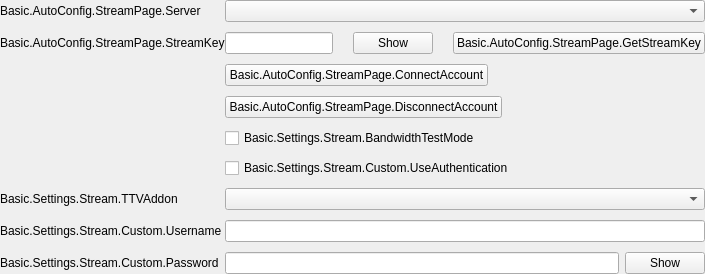
               <widget class="QWidget" name="streamKeyPage">
                <layout class="QFormLayout" name="streamkeyPageLayout">
                 <property name="fieldGrowthPolicy">
                  <enum>QFormLayout::AllNonFixedFieldsGrow</enum>
                 </property>
                 <property name="labelAlignment">
                  <set>Qt::AlignLeading|Qt::AlignLeft|Qt::AlignVCenter</set>
                 </property>
                 <property name="horizontalSpacing">
                  <number>0</number>
                 </property>
                 <property name="verticalSpacing">
                  <number>10</number>
                 </property>
                 <property name="leftMargin">
                  <number>0</number>
                 </property>
                 <property name="topMargin">
                  <number>0</number>
                 </property>
                 <property name="rightMargin">
                  <number>0</number>
                 </property>
                 <property name="bottomMargin">
                  <number>0</number>
                 </property>
                 <item row="0" column="0">
                  <widget class="QLabel" name="serverLabel">
                   <property name="text">
                    <string>Basic.AutoConfig.StreamPage.Server</string>
                   </property>
                  </widget>
                 </item>
                 <item row="0" column="1">
                  <widget class="QStackedWidget" name="serverStackedWidget">
                   <property name="currentIndex">
                    <number>0</number>
                   </property>
                   <widget class="QWidget" name="servicePage">
                    <layout class="QHBoxLayout" name="horizontalLayout_21">
                     <property name="leftMargin">
                      <number>0</number>
                     </property>
                     <property name="topMargin">
                      <number>0</number>
                     </property>
                     <property name="rightMargin">
                      <number>0</number>
                     </property>
                     <property name="bottomMargin">
                      <number>0</number>
                     </property>
                     <item>
                      <widget class="PLSComboBox" name="server"/>
                     </item>
                    </layout>
                   </widget>
                   <widget class="QWidget" name="customPage">
                    <layout class="QHBoxLayout" name="horizontalLayout_22">
                     <property name="leftMargin">
                      <number>0</number>
                     </property>
                     <property name="topMargin">
                      <number>0</number>
                     </property>
                     <property name="rightMargin">
                      <number>0</number>
                     </property>
                     <property name="bottomMargin">
                      <number>0</number>
                     </property>
                     <item>
                      <widget class="QLineEdit" name="customServer"/>
                     </item>
                    </layout>
                   </widget>
                  </widget>
                 </item>
                 <item row="1" column="0">
                  <widget class="QLabel" name="streamKeyLabel">
                   <property name="text">
                    <string>Basic.AutoConfig.StreamPage.StreamKey</string>
                   </property>
                   <property name="openExternalLinks">
                    <bool>true</bool>
                   </property>
                   <property name="buddy">
                    <cstring>key</cstring>
                   </property>
                  </widget>
                 </item>
                 <item row="1" column="1">
                  <widget class="QWidget" name="streamKeyWidget" native="true">
                   <layout class="QHBoxLayout" name="horizontalLayout_11">
                    <property name="spacing">
                     <number>20</number>
                    </property>
                    <property name="leftMargin">
                     <number>0</number>
                    </property>
                    <property name="topMargin">
                     <number>0</number>
                    </property>
                    <property name="rightMargin">
                     <number>0</number>
                    </property>
                    <property name="bottomMargin">
                     <number>0</number>
                    </property>
                    <item>
                     <widget class="QLineEdit" name="key">
                      <property name="inputMask">
                       <string notr="true"/>
                      </property>
                      <property name="text">
                       <string notr="true"/>
                      </property>
                      <property name="echoMode">
                       <enum>QLineEdit::Password</enum>
                      </property>
                     </widget>
                    </item>
                    <item>
                     <widget class="QPushButton" name="show">
                      <property name="text">
                       <string>Show</string>
                      </property>
                     </widget>
                    </item>
                    <item>
                     <widget class="UrlPushButton" name="getStreamKeyButton">
                      <property name="toolTip">
                       <string/>
                      </property>
                      <property name="toolTipDuration">
                       <number>-4</number>
                      </property>
                      <property name="text">
                       <string>Basic.AutoConfig.StreamPage.GetStreamKey</string>
                      </property>
                     </widget>
                    </item>
                   </layout>
                  </widget>
                 </item>
                 <item row="3" column="0">
                  <spacer name="horizontalSpacer_18">
                   <property name="orientation">
                    <enum>Qt::Horizontal</enum>
                   </property>
                   <property name="sizeHint" stdset="0">
                    <size>
                     <width>170</width>
                     <height>8</height>
                    </size>
                   </property>
                  </spacer>
                 </item>
                 <item row="3" column="1">
                  <layout class="QHBoxLayout" name="horizontalLayout_15">
                   <property name="spacing">
                    <number>20</number>
                   </property>
                   <item>
                    <widget class="QPushButton" name="connectAccount2">
                     <property name="text">
                      <string>Basic.AutoConfig.StreamPage.ConnectAccount</string>
                     </property>
                    </widget>
                   </item>
                   <item>
                    <spacer name="horizontalSpacer_19">
                     <property name="orientation">
                      <enum>Qt::Horizontal</enum>
                     </property>
                     <property name="sizeHint" stdset="0">
                      <size>
                       <width>40</width>
                       <height>20</height>
                      </size>
                     </property>
                    </spacer>
                   </item>
                  </layout>
                 </item>
                 <item row="4" column="1">
                  <layout class="QHBoxLayout" name="horizontalLayout_23">
                   <property name="spacing">
                    <number>20</number>
                   </property>
                   <item>
                    <widget class="QPushButton" name="disconnectAccount">
                     <property name="text">
                      <string>Basic.AutoConfig.StreamPage.DisconnectAccount</string>
                     </property>
                    </widget>
                   </item>
                   <item>
                    <spacer name="horizontalSpacer_24">
                     <property name="orientation">
                      <enum>Qt::Horizontal</enum>
                     </property>
                     <property name="sizeHint" stdset="0">
                      <size>
                       <width>40</width>
                       <height>20</height>
                      </size>
                     </property>
                    </spacer>
                   </item>
                  </layout>
                 </item>
                 <item row="5" column="1">
                  <widget class="QCheckBox" name="bandwidthTestEnable">
                   <property name="text">
                    <string>Basic.Settings.Stream.BandwidthTestMode</string>
                   </property>
                  </widget>
                 </item>
                 <item row="6" column="1">
                  <widget class="QCheckBox" name="useAuth">
                   <property name="text">
                    <string>Basic.Settings.Stream.Custom.UseAuthentication</string>
                   </property>
                  </widget>
                 </item>
                 <item row="8" column="0">
                  <widget class="QLabel" name="authUsernameLabel">
                   <property name="text">
                    <string>Basic.Settings.Stream.Custom.Username</string>
                   </property>
                   <property name="buddy">
                    <cstring>authUsername</cstring>
                   </property>
                  </widget>
                 </item>
                 <item row="8" column="1">
                  <widget class="QLineEdit" name="authUsername"/>
                 </item>
                 <item row="9" column="0">
                  <widget class="QLabel" name="authPwLabel">
                   <property name="text">
                    <string>Basic.Settings.Stream.Custom.Password</string>
                   </property>
                   <property name="buddy">
                    <cstring>authPw</cstring>
                   </property>
                  </widget>
                 </item>
                 <item row="9" column="1">
                  <widget class="QWidget" name="authPwWidget" native="true">
                   <layout class="QHBoxLayout" name="horizontalLayout_25">
                    <property name="leftMargin">
                     <number>0</number>
                    </property>
                    <property name="topMargin">
                     <number>0</number>
                    </property>
                    <property name="rightMargin">
                     <number>0</number>
                    </property>
                    <property name="bottomMargin">
                     <number>0</number>
                    </property>
                    <item>
                     <widget class="QLineEdit" name="authPw">
                      <property name="echoMode">
                       <enum>QLineEdit::Password</enum>
                      </property>
                     </widget>
                    </item>
                    <item>
                     <widget class="QPushButton" name="authPwShow">
                      <property name="text">
                       <string>Show</string>
                      </property>
                     </widget>
                    </item>
                   </layout>
                  </widget>
                 </item>
                 <item row="7" column="1">
                  <widget class="PLSComboBox" name="twitchAddonDropdown"/>
                 </item>
                 <item row="7" column="0">
                  <widget class="QLabel" name="twitchAddonLabel">
                   <property name="text">
                    <string>Basic.Settings.Stream.TTVAddon</string>
                   </property>
                   <property name="buddy">
                    <cstring>twitchAddonDropdown</cstring>
                   </property>
                  </widget>
                 </item>
                </layout>
               </widget>
